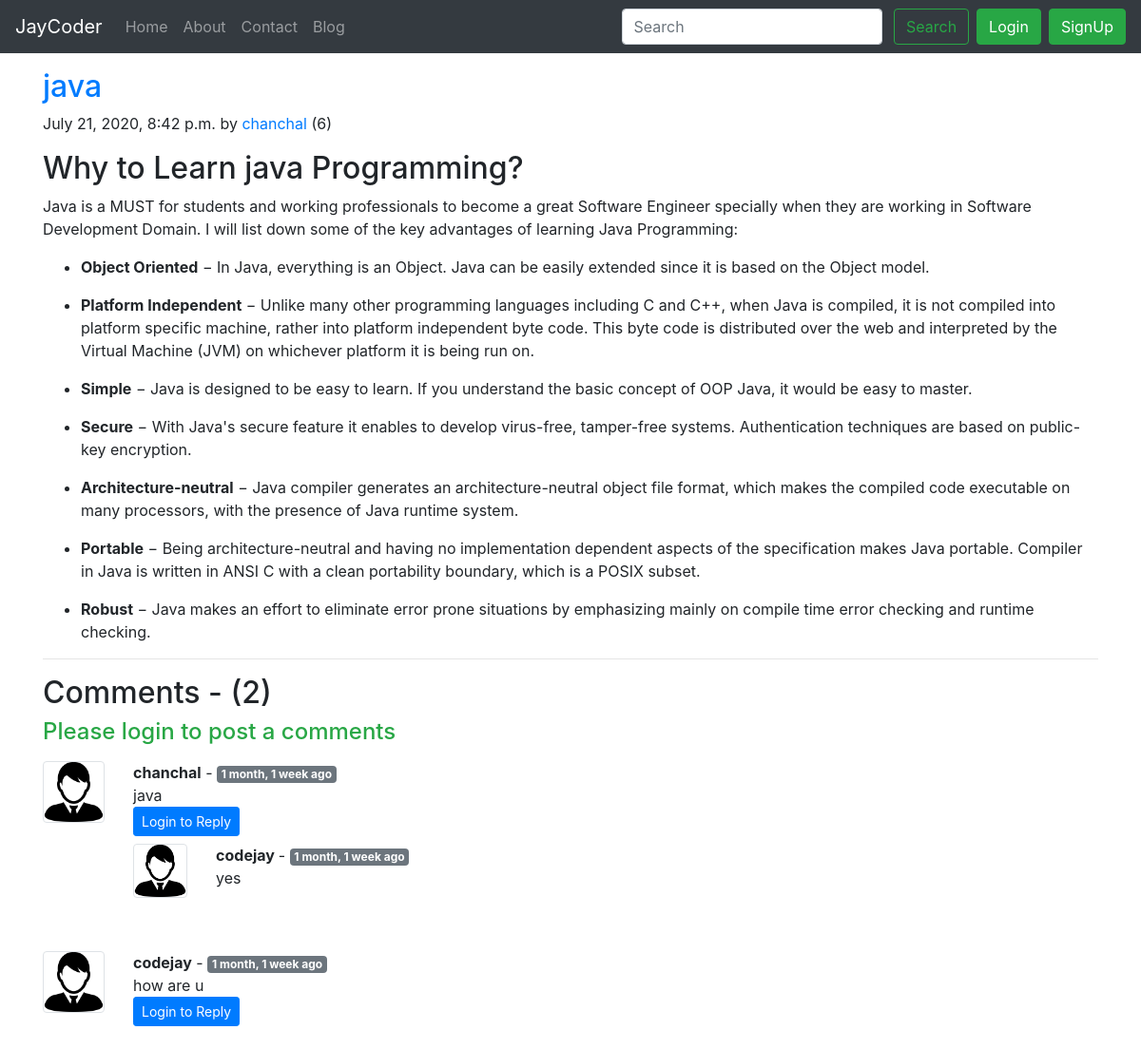
/blog/java programming, run on the app's committed database.
### blog/models.py (models this page shows, shortened)
class Post(models.Model):
    sno=models.AutoField(primary_key=True)
    title=models.CharField(max_length=255)
    author=models.CharField(max_length=13)
    views=models.IntegerField(default=0)
    slug=models.CharField(max_length=130)
    content=models.TextField()
    timestamp=models.DateTimeField(blank=True)

class BlogComment(models.Model):
    sno=models.AutoField(primary_key=True)
    comment=models.TextField()
    user=models.ForeignKey(User, on_delete=models.CASCADE)
    post=models.ForeignKey(Post, on_delete=models.CASCADE)
    parent=models.ForeignKey('self', on_delete=models.CASCADE, null=True)
    timestamp=models.DateTimeField(default=now)

### blog/views.py (the view)
# urls.py: path('<str:slug>', views.blogpost, name='blogpost'),
def blogpost(request, slug):
    post=Post.objects.filter(slug=slug).first()
    post.views=post.views + 1
    post.save()
    comments=BlogComment.objects.filter(post=post, parent=None)
    replies=BlogComment.objects.filter(post=post).exclude(parent=None)
    replydict={}
    for reply in replies:
        if reply.parent.sno not in replydict.keys():
            replydict[reply.parent.sno]=[reply]
        else:
            replydict[reply.parent.sno].append(reply)
    context={'post':post, 'comments':comments, 'user':request.user, 'replydict':replydict}
    return render(request, 'blog/blogpost.html', context)

### blog/templatetags/extras.py (called while the page is built)
@register.filter(name='get_val')
def get_val(dict, key):
    return dict.get(key)

### templates/blog/blogpost.html (shortened to what this page needs)
{% extends 'base.html' %}
{% block body %}
{% load humanize %}
{% load extras %}
<div class="container my-3">
        <h2 class="blog-post-title text-primary">{{post.title}}</h2>
        <p class="blog-post-meta">{{post.timestamp}} by <a href="#">{{post.author}}</a>
        (<span>{{post.views}}</span>) </p>
        <p>{{post.content|safe}}</p>
        <hr>
</div>
<div class="container">
        <h2>Comments - ({{comments.count}})</h2>
        <div class="my-2">
                {% if user.is_authenticated %}
                <form action="/blog/postcomment" method="post">
                        {% csrf_token %}
                        <div class="form-group">
                                <label for="exampleInputEmail1">Post Comment</label>
                                <input type="text" class="form-control" name="comment" id="comment"
                                        placeholder="Enter comment here">
                        </div>
                        <input type="hidden" name="postsno" value="{{post.sno}}">
                        <input type="hidden" name="parentsno" value="">
                        <button type="submit" class="btn btn-primary">Submit</button>
                </form>
                {% else %}
                <h4 class="text-success">Please login to post a comments</h4>
                {% endif %}
        </div>
        {% for comment in comments %}
        <div class="row my-3">
                <div class="col-md-1 ">
                        <img class="rounded w-100 border border.primary" src="/static/img/user.png" alt="">
                </div>
                <div class="col-md-11"><b>{{comment.user.username}}</b>
                        - <span class="badge badge-secondary">{{comment.timestamp | naturaltime}}
                        </span>
                        <div>{{comment.comment}}</div>
                        <div class="reply mx-0">
                                {% if user.is_authenticated %}
                                <button class="btn btn-sm btn-primary" type="button" data-toggle="collapse"
                                        data-target="#replybox{{comment.sno}}" aria-expanded="false"
                                        aria-controls="replybox{{comment.sno}}">
                                        Reply
                                </button>
                                <div class="collapse" id="replybox{{comment.sno}}">
                                        <div class="card card-body my-2">
                                                <form action="/blog/postcomment" method="post">
                                                        {% csrf_token %}
                                                        <div class="form-group">
                                                                <label for="comment">Post Reply</label>
                                                                <input type="text" class="form-control" name="comment"
                                                                        id="comment" placeholder="Enter reply here">
                                                                <input type="hidden" name="parentsno"
                                                                        value={{comment.sno}}>
                                                        </div>
                                                        <input type="hidden" name="postsno" value="{{post.sno}}">
                                                        <button type="submit" class="btn btn-primary">Submit</button>
                                                </form>
                                        </div>
                                </div>
                                {% else %}
                                <button class="btn btn-sm btn-primary" type="button" data-toggle="collapse"
                                        data-target="#replybox{{comment.sno}}" aria-expanded="false"
                                        aria-controls="replybox{{comment.sno}}"  dissabled>
                                        Login to Reply
                                </button>
                                {% endif %}
                                <div class="replies  my-2">
                                        {% for reply in replydict|get_val:comment.sno %}
                                        <div class="row my-2">
                                                <div class="col-md-1 ">
                                                        <img class="rounded w-100 border border.primary"
                                                                src="/static/img/user.png" alt="">
                                                </div>
                                                <div class="col-md-11"><b>{{reply.user.username}}
                                                </b>- <span class="badge badge-secondary">{{reply.timestamp | naturaltime}}</span>
                                                <div>{{reply.comment}}</div>
                                                </div>
                                        </div>
                                        <br>
                                        {% endfor %}
                                </div>
                        </div>
                </div>
        </div>
        {% endfor %}
</div>
{% endblock body %}

### data on the page
Post: title "java", timestamp "July 21, 2020, 8:42 p.m.", author "chanchal", views "6", content "Why to Learn java Programming? Java is a MUST for students and working professionals to become a great Software Engineer specially when they are working in Software Development Domain. I will list down some of the key advantages of learning Java Programming: Object Oriented − In Java, everything is an Object. Java can be easily extended since it is based on the Object model. Platform Independent − Unlike many other programming languages including C and C++, when Java is compiled, it is not compiled into platform specific machine, rather into platform independent byte code. This byte code is distributed over the web and interpreted by the Virtual Machine (JVM) on whichever platform it is…"
BlogComment: user.username "chanchal", timestamp "1 month, 1 week ago", comment "java"
BlogComment: user.username "codejay", timestamp "1 month, 1 week ago", comment "yes"
BlogComment: user.username "codejay", timestamp "1 month, 1 week ago", comment "how are u"

### other printed values
{{ comments.count }} "2"
